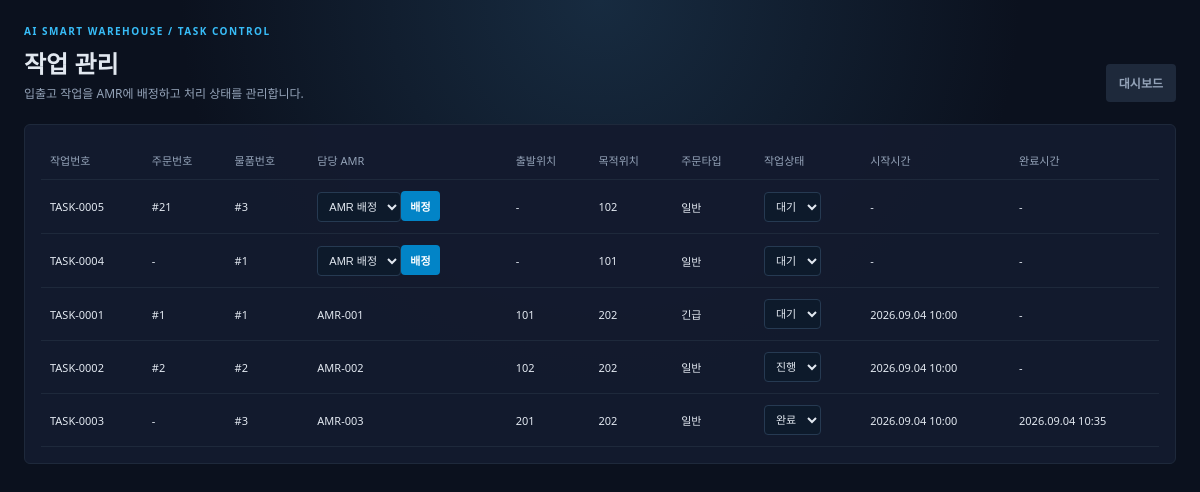
Page /robotapp/tasks/ on the earlier database version.
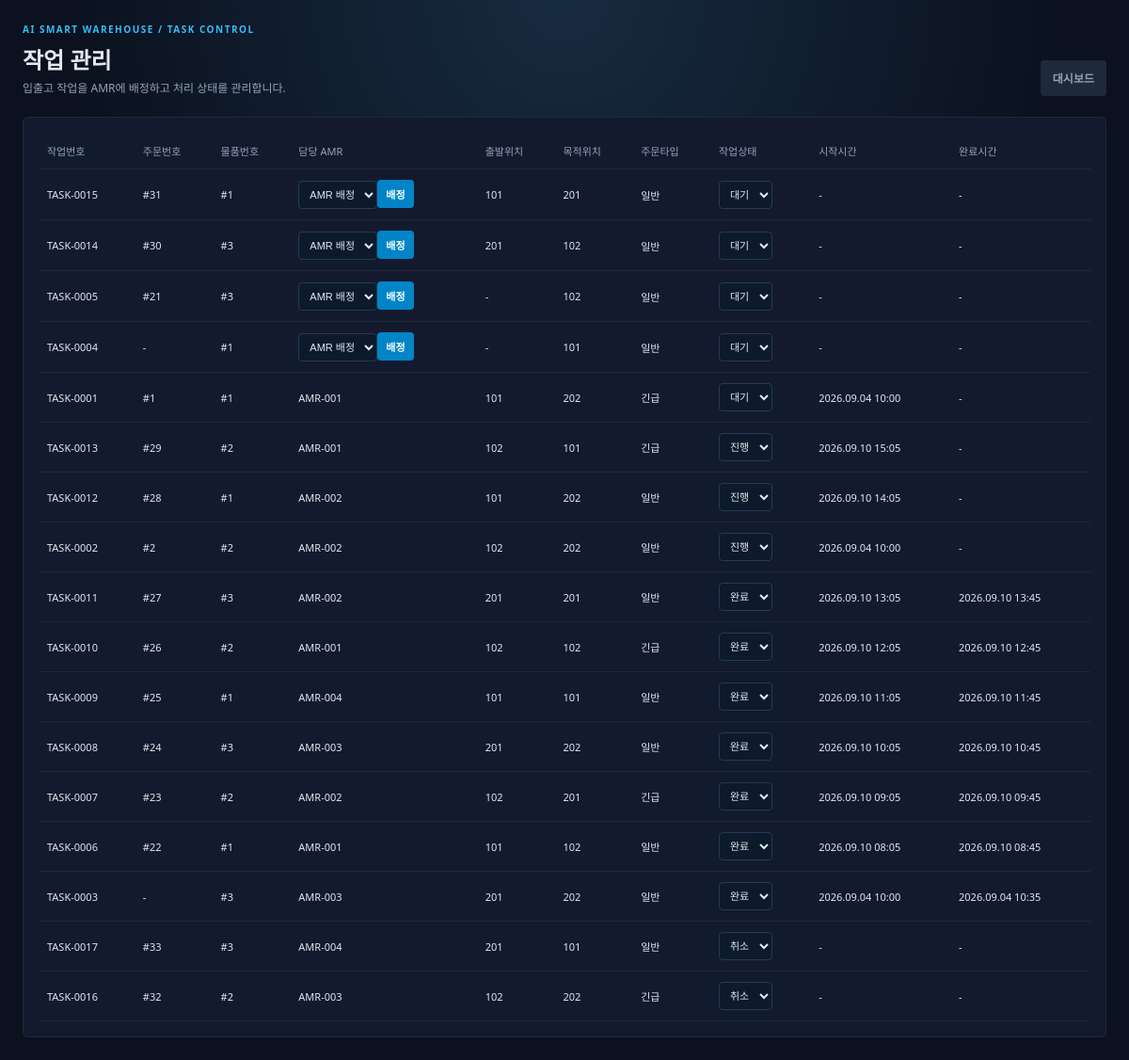
Same page on the later database version.
### robotapp/models.py (models this page shows)
class Task(models.Model):
    class Priority(models.IntegerChoices):
        NORMAL = 1, '일반'
        URGENT = 2, '긴급'
    class Status(models.IntegerChoices):
        WAITING = 0, '대기'
        IN_PROGRESS = 1, '진행'
        COMPLETED = 2, '완료'
        CANCELLED = 3, '취소'
    task_id = models.AutoField(primary_key=True, db_column='TASK_ID')
    task_time = models.DateTimeField(db_column='TASK_TIME')
    amr = models.ForeignKey(AMR, on_delete=models.SET_NULL, null=True, blank=True, db_column='AMR_ID', related_name='tasks')
    priority = models.IntegerField(choices=Priority.choices, default=Priority.NORMAL, db_column='PRIORITY')
    status = models.IntegerField(choices=Status.choices, default=Status.WAITING, db_column='STATUS')
    start_time = models.DateTimeField(null=True, blank=True, db_column='START_TIME')
    end_time = models.DateTimeField(null=True, blank=True, db_column='END_TIME')
    start_location = models.ForeignKey(Location, on_delete=models.SET_NULL, null=True, blank=True, db_column='START_LOCATION_ID', related_name='start_tasks')
    end_location = models.ForeignKey(Location, on_delete=models.SET_NULL, null=True, blank=True, db_column='END_LOCATION_ID', related_name='end_tasks')
    order = models.ForeignKey(Order, on_delete=models.SET_NULL, null=True, blank=True, db_column='ORDER_ID', related_name='tasks')
    item = models.ForeignKey(Item, on_delete=models.SET_NULL, null=True, blank=True, db_column='ITEM_ID', related_name='tasks')
    class Meta:
        db_table = 'robotapp_task'

class Order(models.Model):
    class OrderType(models.IntegerChoices):
        INBOUND = 1, '입고'
        OUTBOUND = 2, '출고'
    class Priority(models.IntegerChoices):
        NORMAL = 1, '일반'
        URGENT = 2, '긴급'
    class Status(models.IntegerChoices):
        WAITING = 0, '대기'
        IN_PROGRESS = 1, '진행'
        COMPLETED = 2, '완료'
        CANCELLED = 3, '취소'
        DELAYED = 4, '지연'
    order_id = models.AutoField(primary_key=True, db_column='ORDER_ID')
    order_type = models.IntegerField(choices=OrderType.choices, db_column='TYPE')
    req_time = models.DateTimeField(db_column='REQ_TIME')
    end_time = models.DateTimeField(null=True, blank=True, db_column='END_TIME')
    due_time = models.DateTimeField(db_column='DUE_TIME')
    priority = models.IntegerField(choices=Priority.choices, default=Priority.NORMAL, db_column='PRIORITY')
    status = models.IntegerField(choices=Status.choices, default=Status.WAITING, db_column='STATUS')
    class Meta:
        db_table = 'robotapp_order'

class Item(models.Model):
    item_id = models.AutoField(primary_key=True, db_column='ITEM_ID')
    name = models.CharField(max_length=50, db_column='NAME')
    width = models.FloatField(db_column='WIDTH')
    length = models.FloatField(db_column='LENGTH')
    height = models.FloatField(db_column='HEIGHT')
    item_class = models.IntegerField(db_column='CLASS')
    incoming_date = models.DateTimeField(db_column='INCOMING_DATE')
    location = models.ForeignKey(Location, on_delete=models.SET_NULL, null=True, blank=True, db_column='LOCATION_ID', related_name='items')
    class Meta:
        db_table = 'robotapp_item'

class Location(models.Model):
    location_id = models.AutoField(primary_key=True, db_column='LOCATION_ID')
    location_code = models.IntegerField(db_column='LOCATION_CODE')
    x_coord = models.FloatField(db_column='X_COORD')
    y_coord = models.FloatField(db_column='Y_COORD')
    z_coord = models.FloatField(db_column='Z_COORD')
    state = models.IntegerField(db_column='STATE')
    max_storage = models.FloatField(db_column='MAX_STORAGE')
    cur_storage = models.FloatField(db_column='CUR_STORAGE')
    zone = models.ForeignKey(Zone, on_delete=models.CASCADE, db_column='ZONE_ID', related_name='locations')
    class Meta:
        db_table = 'robotapp_location'

class AMR(models.Model):
    amr_id = models.AutoField(primary_key=True, db_column='AMR_ID')
    robot_state = models.IntegerField(db_column='ROBOT_STATE')
    operation_state = models.IntegerField(db_column='OPERATION_STATE')
    battery = models.FloatField(db_column='BATTERY')
    location = models.ForeignKey(Location, on_delete=models.SET_NULL, null=True, blank=True, db_column='LOCATION_ID', related_name='amrs')
    class Meta:
        db_table = 'robotapp_amr'
        constraints = [
            models.UniqueConstraint(
                fields=['location'],
                condition=models.Q(location__isnull=False),
                name='unique_amr_location',
            ),
        ]

### robotapp/views.py (the view)
# urls.py: path('tasks/', views.task_list, name='task_list'),
def task_list(request):
    tasks = Task.objects.select_related('order', 'item', 'amr', 'start_location', 'end_location').order_by('status', '-task_time')
    busy_amr_ids = Task.objects.filter(
        status__in=[Task.Status.WAITING, Task.Status.IN_PROGRESS],
        amr__isnull=False,
    ).values_list('amr_id', flat=True)
    available_amrs = AMR.objects.filter(operation_state=0).exclude(amr_id__in=busy_amr_ids).order_by('amr_id')
    template = loader.get_template('robotapp/task_list.html')
    return HttpResponse(template.render({'tasks': tasks, 'available_amrs': available_amrs, 'status_choices': Task.Status.choices}, request))

### robotapp/templates/robotapp/task_list.html (shortened to what this page needs)
<!DOCTYPE html>
<html lang="ko">
<head>
</head>
<body>
  <main class="wrap">
    <div class="top"><div><div class="eyebrow">AI SMART WAREHOUSE / TASK CONTROL</div><h1>작업 관리</h1><div class="muted">입출고 작업을 AMR에 배정하고 처리 상태를 관리합니다.</div></div><a class="secondary" href="{% url 'robotapp:index' %}">대시보드</a></div>
    <section class="card"><table><thead><tr><th>작업번호</th><th>주문번호</th><th>물품번호</th><th>담당 AMR</th><th>출발위치</th><th>목적위치</th><th>주문타입</th><th>작업상태</th><th>시작시간</th><th>완료시간</th></tr></thead><tbody>
{% for task in tasks %}<tr><td>TASK-{{ task.task_id|stringformat:'04d' }}</td><td>{% if task.order %}#{{ task.order.order_id }}{% else %}-{% endif %}</td><td>{% if task.item %}#{{ task.item.item_id }}{% else %}-{% endif %}</td><td>{% if task.amr %}AMR-{{ task.amr.amr_id|stringformat:'03d' }}{% else %}<form class="inline assign" method="post" action="{% url 'robotapp:task_assign' task.task_id %}">{% csrf_token %}<select name="amr_id" required><option value="">AMR 배정</option>{% for amr in available_amrs %}<option value="{{ amr.amr_id }}">AMR-{{ amr.amr_id|stringformat:'03d' }}</option>{% endfor %}</select><button type="submit">배정</button></form>{% endif %}</td><td>{% if task.start_location %}{{ task.start_location.location_code }}{% else %}-{% endif %}</td><td>{% if task.end_location %}{{ task.end_location.location_code }}{% else %}-{% endif %}</td><td>{{ task.get_priority_display }}</td><td><form method="post" action="{% url 'robotapp:task_status_update' task.task_id %}">{% csrf_token %}<select name="status" onchange="this.form.submit()">{% for value,label in status_choices %}<option value="{{ value }}" {% if task.status == value %}selected{% endif %}>{{ label }}</option>{% endfor %}</select></form></td><td>{{ task.start_time|date:'Y.m.d H:i'|default:'-' }}</td><td>{{ task.end_time|date:'Y.m.d H:i'|default:'-' }}</td></tr>{% empty %}<tr><td colspan="10">등록된 작업이 없습니다.</td></tr>{% endfor %}
  </tbody></table></section>
  </main>
</body>
</html>

Differences in the rows shown:
added Task: task_id "0015", order.order_id "31", item.item_id "1", start_location.location_code "101", end_location.location_code "201", priority "일반", status "대기", start_time "-", end_time "-"
added Task: task_id "0014", order.order_id "30", item.item_id "3", start_location.location_code "201", end_location.location_code "102", priority "일반", status "대기", start_time "-", end_time "-"
added Task: task_id "0013", order.order_id "29", item.item_id "2", amr.amr_id "001", start_location.location_code "102", end_location.location_code "101", priority "긴급", status "진행", start_time "2026.09.10 15:05", end_time "-"
added Task: task_id "0012", order.order_id "28", item.item_id "1", amr.amr_id "002", start_location.location_code "101", end_location.location_code "202", priority "일반", status "진행", start_time "2026.09.10 14:05", end_time "-"
added Task: task_id "0011", order.order_id "27", item.item_id "3", amr.amr_id "002", start_location.location_code "201", end_location.location_code "201", priority "일반", status "완료", start_time "2026.09.10 13:05", end_time "2026.09.10 13:45"
added Task: task_id "0010", order.order_id "26", item.item_id "2", amr.amr_id "001", start_location.location_code "102", end_location.location_code "102", priority "긴급", status "완료", start_time "2026.09.10 12:05", end_time "2026.09.10 12:45"
added Task: task_id "0009", order.order_id "25", item.item_id "1", amr.amr_id "004", start_location.location_code "101", end_location.location_code "101", priority "일반", status "완료", start_time "2026.09.10 11:05", end_time "2026.09.10 11:45"
added Task: task_id "0008", order.order_id "24", item.item_id "3", amr.amr_id "003", start_location.location_code "201", end_location.location_code "202", priority "일반", status "완료", start_time "2026.09.10 10:05", end_time "2026.09.10 10:45"
added Task: task_id "0007", order.order_id "23", item.item_id "2", amr.amr_id "002", start_location.location_code "102", end_location.location_code "201", priority "긴급", status "완료", start_time "2026.09.10 09:05", end_time "2026.09.10 09:45"
added Task: task_id "0006", order.order_id "22", item.item_id "1", amr.amr_id "001", start_location.location_code "101", end_location.location_code "102", priority "일반", status "완료", start_time "2026.09.10 08:05", end_time "2026.09.10 08:45"
added Task: task_id "0017", order.order_id "33", item.item_id "3", amr.amr_id "004", start_location.location_code "201", end_location.location_code "101", priority "일반", status "취소", start_time "-", end_time "-"
added Task: task_id "0016", order.order_id "32", item.item_id "2", amr.amr_id "003", start_location.location_code "102", end_location.location_code "202", priority "긴급", status "취소", start_time "-", end_time "-"
